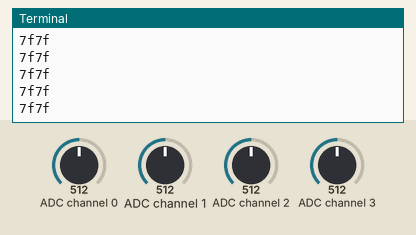
The program below on a simulated Raspberry Pi (BCM pin numbers). On the bench: the last lines printed to the terminal. The test bench sets the inputs (shaded band); at power-on: ADC channel 0 = 512, ADC channel 1 = 512, ADC channel 2 = 512, ADC channel 3 = 512 (analog values on the 0–1023 scale).

Above: at 9.9 s.
10.0 s: ADC channel 0 set to 735
At 10.28 s:
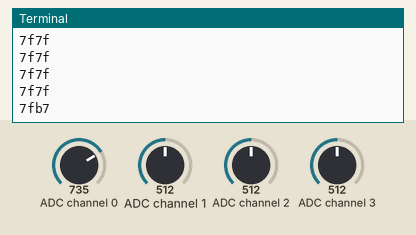
11.5 s: ADC channel 0 set to 747
At 11.88 s:
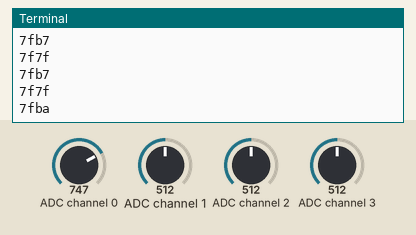

Measured:
- the behaviour switches between 746 and 747 on ADC channel 0 (found by bisection; images 1 and 2)
- after the input at 10.0 s, the terminal: prints a new line after 0.13 s (image 1)
- after the input at 11.5 s, the terminal: prints a new line after 0.23 s (image 2)

The program:

ads1110lgpio.py
```python
import lgpio
import time

# I2C address of ADS1110
ADS1110_ADDR = 0x48

# Value to write to the configuration register
CONFIG_VALUE = 0b0_00_0_11_00 #0b0_00_1_11_00
# continuous mode, no amplification, full resolution
#
# Initialize the connection to lgpio
try:
    # Open connection to the I2C port
    handle = lgpio.i2c_open(1, ADS1110_ADDR)
    print(f"I2C connection to address 0x{ADS1110_ADDR:02x} opened.")

    # Write data to the configuration register
    result = lgpio.i2c_write_byte(handle, CONFIG_VALUE)

    if result == 0:
        pass
        #print(f"Configuration written: {CONFIG_VALUE}")
    else:
        print(f"Write error: code {result}")
        raise IOError("Configuration write error")

    # Time for conversion (may be required, check the datasheet)
    time.sleep(0.1)

    # Read 2 bytes (unchanged in this example)
    while True:
        # Read data from the device
        count, data = lgpio.i2c_read_device(handle, 2)

        if count == 2:
            # Combine two bytes into one value (little-endian)
            raw_value = (data[0] << 8) | data[1]
            # two’s complement conversion
            if raw_value & 0x8000:
                raw_value -= 1 << 16
            print(f'{raw_value:04x} ')
        else:
            print(f"Read error. Read {count} bytes.")

        time.sleep(0.2)

except IOError as e:
    print(f"I/O error: {e}")
except Exception as e:
    print(f"An error occurred: {e}")

finally:
    # Close the I2C connection
    if handle >= 0:
        lgpio.i2c_close(handle)
    print("Connection to lgpio closed.")
```
